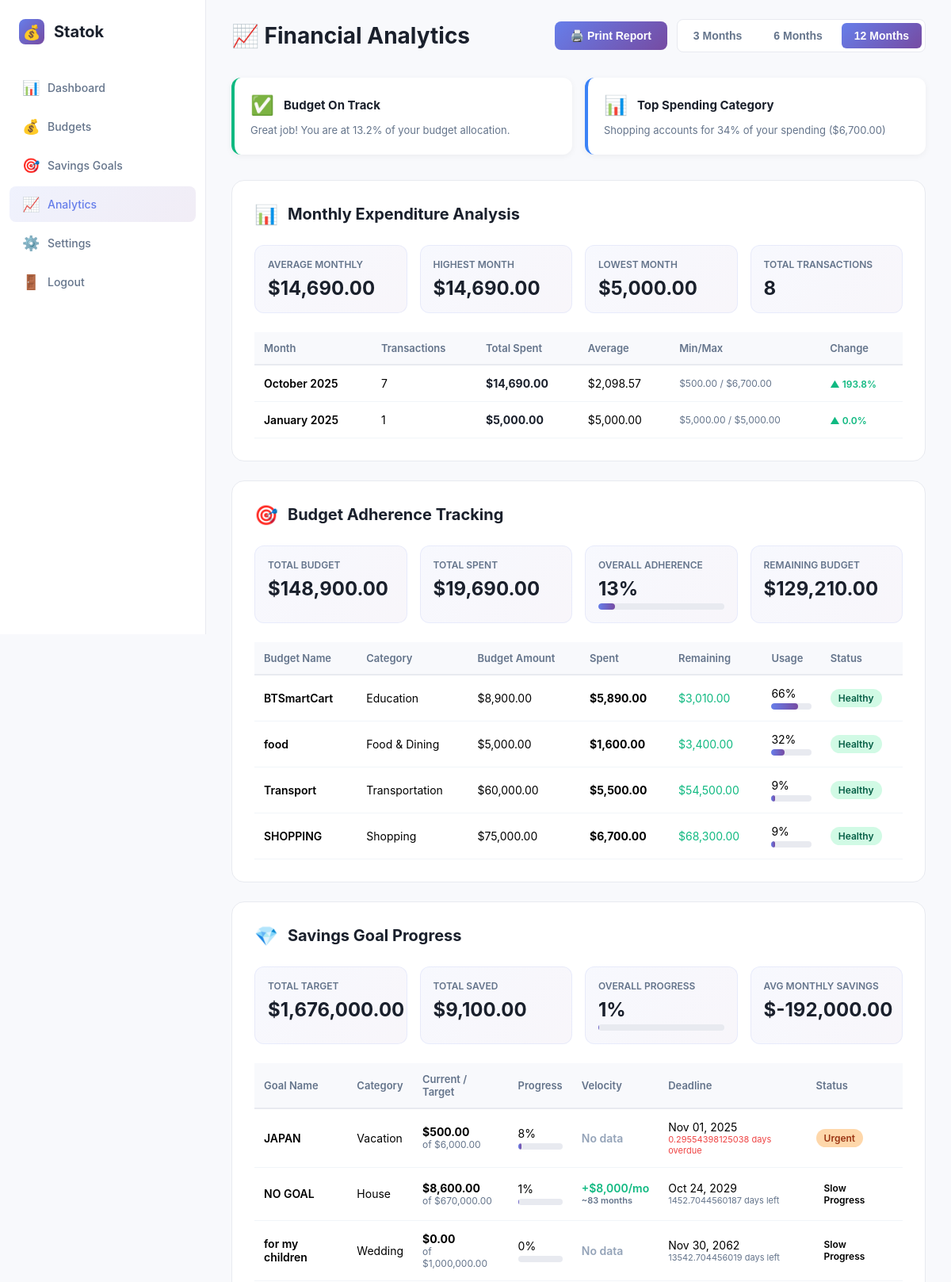
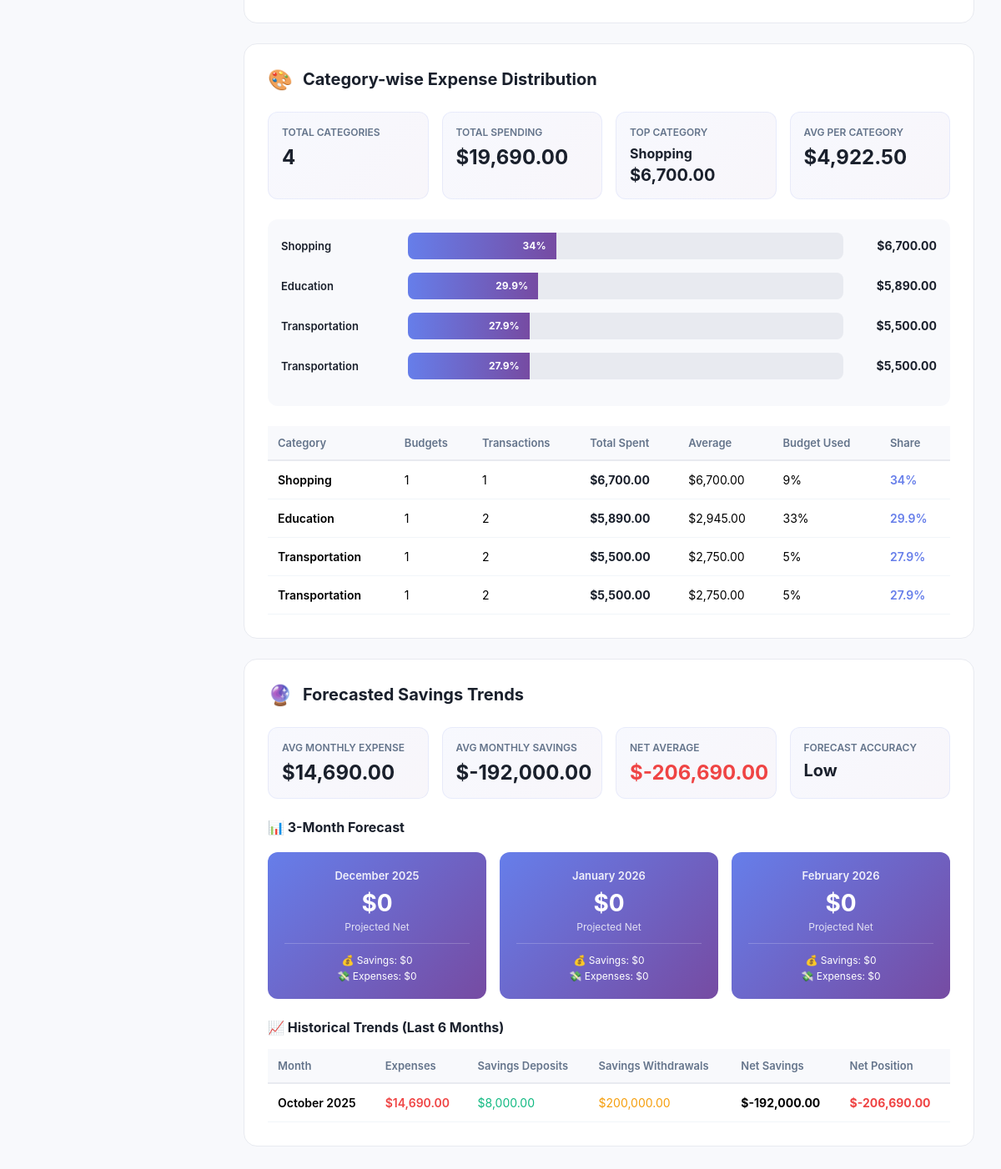
The page /public/nalytics.php (signed in) on the database its author committed (2 pictures, top to bottom).
### tables this page shows
CREATE TABLE budgets (
    id INTEGER PRIMARY KEY AUTOINCREMENT,
    name TEXT NOT NULL,
    category TEXT NOT NULL,
    budget_amount REAL NOT NULL,
    created_date TEXT NOT NULL
, user_id INTEGER DEFAULT 1);

CREATE TABLE savings_goals (
    id INTEGER PRIMARY KEY AUTOINCREMENT,
    user_id INTEGER NOT NULL,
    name TEXT NOT NULL,
    target_amount REAL NOT NULL,
    current_amount REAL DEFAULT 0,
    deadline TEXT,
    category TEXT NOT NULL,
    description TEXT,
    created_date TEXT NOT NULL,
    FOREIGN KEY (user_id) REFERENCES users(id) ON DELETE CASCADE
);

### public/nalytics.php (the view, shortened to what the rows shown need)
<?php
$user_id = $_SESSION['user_id'];
try {
    $db = new PDO('sqlite:' .__DIR__ . '/../db/database.db');
    $db->setAttribute(PDO::ATTR_ERRMODE, PDO::ERRMODE_EXCEPTION);
} catch(PDOException $e) {
    die("Connection failed: " . $e->getMessage());
}
$period = $_GET['period'] ?? '12';
$startDate = date('Y-m-d', strtotime("-$period months"));
$endDate = date('Y-m-d');
$monthlyExpenditure = $db->prepare("
    SELECT
        strftime('%Y-%m', e.date) as month,
        strftime('%Y', e.date) as year,
        strftime('%m', e.date) as month_num,
        COUNT(e.id) as transaction_count,
        SUM(e.amount) as total_spent,
        AVG(e.amount) as avg_transaction,
        MIN(e.amount) as min_transaction,
        MAX(e.amount) as max_transaction
    FROM expenses e
    INNER JOIN budgets b ON e.budget_id = b.id
    WHERE b.user_id = :uid
        AND e.date >= :start_date
        AND e.date <= :end_date
    GROUP BY strftime('%Y-%m', e.date)
    ORDER BY month DESC
");
$monthlyExpenditure->execute([
    ':uid' => $user_id,
    ':start_date' => $startDate,
    ':end_date' => $endDate
]);
$monthlyData = $monthlyExpenditure->fetchAll(PDO::FETCH_ASSOC);
$budgetAdherence = $db->prepare("
    SELECT
        b.id,
        b.name,
        b.category,
        b.budget_amount,
        COALESCE(SUM(e.amount), 0) as spent,
        b.budget_amount - COALESCE(SUM(e.amount), 0) as remaining,
        CASE
            WHEN COALESCE(SUM(e.amount), 0) = 0 THEN 0
            ELSE (COALESCE(SUM(e.amount), 0) / b.budget_amount) * 100
        END as usage_percentage,
        CASE
            WHEN COALESCE(SUM(e.amount), 0) > b.budget_amount THEN 'Over Budget'
            WHEN (COALESCE(SUM(e.amount), 0) / b.budget_amount) * 100 >= 90 THEN 'Critical'
            WHEN (COALESCE(SUM(e.amount), 0) / b.budget_amount) * 100 >= 75 THEN 'Warning'
            ELSE 'Healthy'
        END as status,
        COUNT(e.id) as expense_count
    FROM budgets b
    LEFT JOIN expenses e ON b.id = e.budget_id
        AND e.date >= :start_date
        AND e.date <= :end_date
    WHERE b.user_id = :uid
    GROUP BY b.id, b.name, b.category, b.budget_amount
    ORDER BY usage_percentage DESC
");
$budgetAdherence->execute([
    ':uid' => $user_id,
    ':start_date' => $startDate,
    ':end_date' => $endDate
]);
$adherenceData = $budgetAdherence->fetchAll(PDO::FETCH_ASSOC);
$savingsProgress = $db->prepare("
    SELECT
        sg.id,
        sg.name,
        sg.category,
        sg.target_amount,
        sg.current_amount,
        sg.deadline,
        sg.target_amount - sg.current_amount as remaining,
        CASE
            WHEN sg.target_amount = 0 THEN 0
            ELSE (sg.current_amount / sg.target_amount) * 100
        END as progress_percentage,
        CASE
            WHEN sg.current_amount >= sg.target_amount THEN 'Completed'
            WHEN sg.deadline IS NOT NULL AND date(sg.deadline) < date('now') THEN 'Overdue'
            WHEN sg.deadline IS NOT NULL AND julianday(sg.deadline) - julianday('now') <= 30 THEN 'Urgent'
            WHEN (sg.current_amount / sg.target_amount) * 100 >= 75 THEN 'On Track'
            WHEN (sg.current_amount / sg.target_amount) * 100 >= 50 THEN 'Moderate'
            ELSE 'Slow Progress'
        END as status,
        CASE
            WHEN sg.deadline IS NOT NULL THEN julianday(sg.deadline) - julianday('now')
            ELSE NULL
        END as days_remaining,
        (SELECT COUNT(*) FROM savings_transactions WHERE goal_id = sg.id) as transaction_count,
        (SELECT SUM(amount) FROM savings_transactions WHERE goal_id = sg.id AND transaction_type = 'deposit') as total_deposits,
        (SELECT SUM(amount) FROM savings_transactions WHERE goal_id = sg.id AND transaction_type = 'withdrawal') as total_withdrawals
    FROM savings_goals sg
    WHERE sg.user_id = :uid
    GROUP BY sg.id
    ORDER BY progress_percentage DESC, sg.deadline ASC
");
$savingsProgress->execute([':uid' => $user_id]);
$savingsData = $savingsProgress->fetchAll(PDO::FETCH_ASSOC);
$savingsVelocity = [];
foreach ($savingsData as $goal) {
    $monthlyQuery = $db->prepare("
        SELECT
            strftime('%Y-%m', date) as month,
            SUM(CASE WHEN transaction_type = 'deposit' THEN amount ELSE -amount END) as net_amount
        FROM savings_transactions
        WHERE goal_id = :gid
        GROUP BY strftime('%Y-%m', date)
        ORDER BY month DESC
        LIMIT 3
    ");
    $monthlyQuery->execute([':gid' => $goal['id']]);
    $monthlyContributions = $monthlyQuery->fetchAll(PDO::FETCH_ASSOC);
    if (count($monthlyContributions) > 0) {
        $avgMonthly = array_sum(array_column($monthlyContributions, 'net_amount')) / count($monthlyContributions);
        $savingsVelocity[$goal['id']] = $avgMonthly;
    } else {
        $savingsVelocity[$goal['id']] = 0;
    }
}
$categoryDistribution = $db->prepare("
    SELECT
        b.category,
        COUNT(DISTINCT b.id) as budget_count,
        COUNT(e.id) as transaction_count,
        SUM(e.amount) as total_spent,
        AVG(e.amount) as avg_expense,
        MIN(e.amount) as min_expense,
        MAX(e.amount) as max_expense,
        SUM(b.budget_amount) as total_budget,
        CASE
            WHEN SUM(b.budget_amount) = 0 THEN 0
            ELSE (SUM(e.amount) / SUM(b.budget_amount)) * 100
        END as budget_utilization,
        CASE
            WHEN COUNT(e.id) = 0 THEN 0
            ELSE SUM(e.amount)
        END as category_total
    FROM budgets b
    LEFT JOIN expenses e ON b.id = e.budget_id
        AND e.date >= :start_date
        AND e.date <= :end_date
    WHERE b.user_id = :uid
    GROUP BY b.category
    HAVING COUNT(e.id) > 0
    ORDER BY total_spent DESC
");
$categoryDistribution->execute([
    ':uid' => $user_id,
    ':start_date' => $startDate,
    ':end_date' => $endDate
]);
$categoryData = $categoryDistribution->fetchAll(PDO::FETCH_ASSOC);
$historicalTrends = $db->prepare("
    SELECT
        strftime('%Y-%m', e.date) as month,
        SUM(e.amount) as monthly_expenses
    FROM expenses e
    INNER JOIN budgets b ON e.budget_id = b.id
    WHERE b.user_id = :uid
        AND e.date >= :start_date
    GROUP BY strftime('%Y-%m', e.date)
    ORDER BY month ASC
");
$historicalTrends->execute([
    ':uid' => $user_id,
    ':start_date' => date('Y-m-d', strtotime('-6 months'))
]);
$trendData = $historicalTrends->fetchAll(PDO::FETCH_ASSOC);
$savingsTrends = $db->prepare("
    SELECT
        strftime('%Y-%m', st.date) as month,
        SUM(CASE WHEN st.transaction_type = 'deposit' THEN st.amount ELSE 0 END) as deposits,
        SUM(CASE WHEN st.transaction_type = 'withdrawal' THEN st.amount ELSE 0 END) as withdrawals,
        SUM(CASE WHEN st.transaction_type = 'deposit' THEN st.amount ELSE -st.amount END) as net_savings
    FROM savings_transactions st
    INNER JOIN savings_goals sg ON st.goal_id = sg.id
    WHERE sg.user_id = :uid
        AND st.date >= :start_date
    GROUP BY strftime('%Y-%m', st.date)
    ORDER BY month ASC
");
$savingsTrends->execute([
    ':uid' => $user_id,
    ':start_date' => date('Y-m-d', strtotime('-6 months'))
]);
$savingsTrendData = $savingsTrends->fetchAll(PDO::FETCH_ASSOC);
?>
<!DOCTYPE html>
<html lang="en">
<head>
</head>
<body>
    <main class="main-content">
        <div class="report-section">
            <?php if (count($monthlyData) > 0): ?>
            <table>
                <thead>
                    <tr>
                        <th>Month</th>
                        <th>Transactions</th>
                        <th>Total Spent</th>
                        <th>Average</th>
                        <th>Min/Max</th>
                        <th>Change</th>
                    </tr>
                </thead>
            </table>
            <?php endif; ?>
        </div>
        <div class="report-section">
            <?php if (count($adherenceData) > 0): ?>
            <table>
                <thead>
                    <tr>
                        <th>Budget Name</th>
                        <th>Category</th>
                        <th>Budget Amount</th>
                        <th>Spent</th>
                        <th>Remaining</th>
                        <th>Usage</th>
                        <th>Status</th>
                    </tr>
                </thead>
                <tbody>
                    <?php foreach ($adherenceData as $budget): ?>
                    <tr>
                        <td style="font-weight: 600;"><?php echo htmlspecialchars($budget['name']); ?></td>
                        <td><?php echo htmlspecialchars($budget['category']); ?></td>
                        <td>$<?php echo number_format($budget['budget_amount'], 2); ?></td>
                        <td style="font-weight: 700;">$<?php echo number_format($budget['spent'], 2); ?></td>
                        <td style="color: <?php echo $budget['remaining'] < 0 ? '#ef4444' : '#10b981'; ?>;">
                            $<?php echo number_format($budget['remaining'], 2); ?>
                        </td>
                        <td>
                            <?php echo round($budget['usage_percentage']); ?>%
                            <div class="progress-bar-container">
                                <div class="progress-bar-fill <?php echo $budget['usage_percentage'] > 100 ? 'over' : ''; ?>"
                                     style="width: <?php echo min($budget['usage_percentage'], 100); ?>%"></div>
                            </div>
                        </td>
                        <td>
                            <span class="status-badge status-<?php echo strtolower(str_replace(' ', '', $budget['status'])); ?>">
                                <?php echo $budget['status']; ?>
                            </span>
                        </td>
                    </tr>
                    <?php endforeach; ?>
                </tbody>
            </table>
            <?php endif; ?>
        </div>
        <div class="report-section">
            <?php if (count($savingsData) > 0):
            ?>
            <table>
                <thead>
                    <tr>
                        <th>Goal Name</th>
                        <th>Category</th>
                        <th>Current / Target</th>
                        <th>Progress</th>
                        <th>Velocity</th>
                        <th>Deadline</th>
                        <th>Status</th>
                    </tr>
                </thead>
                <tbody>
                    <?php foreach ($savingsData as $goal):
                        $velocity = $savingsVelocity[$goal['id']];
                        $monthsToGoal = $velocity > 0 ? ceil($goal['remaining'] / $velocity) : 0;
                    ?>
                    <tr>
                        <td style="font-weight: 600;"><?php echo htmlspecialchars($goal['name']); ?></td>
                        <td><?php echo htmlspecialchars($goal['category']); ?></td>
                        <td>
                            <div style="font-weight: 700;">$<?php echo number_format($goal['current_amount'], 2); ?></div>
                            <div style="font-size: 12px; color: #64748b;">of $<?php echo number_format($goal['target_amount'], 2); ?></div>
                        </td>
                        <td>
                            <?php echo round($goal['progress_percentage']); ?>%
                            <div class="progress-bar-container">
                                <div class="progress-bar-fill <?php echo $goal['progress_percentage'] >= 100 ? 'complete' : ''; ?>"
                                     style="width: <?php echo min($goal['progress_percentage'], 100); ?>%"></div>
                            </div>
                        </td>
                        <td style="color: #10b981; font-weight: 600;">
                            <?php if ($velocity > 0): ?>
                                +$<?php echo number_format($velocity, 0); ?>/mo
                                <div style="font-size: 11px; color: #64748b;">~<?php echo $monthsToGoal; ?> months</div>
                            <?php else: ?>
                                <span style="color: #94a3b8;">No data</span>
                            <?php endif; ?>
                        </td>
                        <td>
                            <?php if ($goal['deadline']): ?>
                                <?php echo date('M d, Y', strtotime($goal['deadline'])); ?>
                                <?php if ($goal['days_remaining'] !== null): ?>
                                    <div style="font-size: 11px; color: <?php echo $goal['days_remaining'] < 0 ? '#ef4444' : '#64748b'; ?>;">
                                        <?php echo abs($goal['days_remaining']); ?> days <?php echo $goal['days_remaining'] < 0 ? 'overdue' : 'left'; ?>
                                    </div>
                                <?php endif; ?>
                            <?php else: ?>
                                <span style="color: #94a3b8;">No deadline</span>
                            <?php endif; ?>
                        </td>
                        <td>
                            <span class="status-badge status-<?php echo strtolower(str_replace(' ', '', $goal['status'])); ?>">
                                <?php echo $goal['status']; ?>
                            </span>
                        </td>
                    </tr>
                    <?php endforeach; ?>
                </tbody>
            </table>
            <?php endif; ?>
        </div>
        <div class="report-section">
            <?php if (count($categoryData) > 0): ?>
            <table style="margin-top: 24px;">
                <thead>
                    <tr>
                        <th>Category</th>
                        <th>Budgets</th>
                        <th>Transactions</th>
                        <th>Total Spent</th>
                        <th>Average</th>
                        <th>Budget Used</th>
                        <th>Share</th>
                    </tr>
                </thead>
            </table>
            <?php endif; ?>
        </div>
        <div class="report-section">
            <?php if (count($trendData) > 0 || count($savingsTrendData) > 0): ?>
            <table>
                <thead>
                    <tr>
                        <th>Month</th>
                        <th>Expenses</th>
                        <th>Savings Deposits</th>
                        <th>Savings Withdrawals</th>
                        <th>Net Savings</th>
                        <th>Net Position</th>
                    </tr>
                </thead>
            </table>
            <?php endif; ?>
        </div>
    </main>
</body>
</html>

### rows shown on the page
budgets: name "BTSmartCart", category "Education", budget_amount "8,900.00", spent "5,890.00", remaining "3,010.00", usage_percentage "66", min($budget['usage_percentage'], 100) 66.179775280899 (drawn), status "Healthy"
budgets: name "food", category "Food & Dining", budget_amount "5,000.00", spent "1,600.00", remaining "3,400.00", usage_percentage "32", status "Healthy"
budgets: name "Transport", category "Transportation", budget_amount "60,000.00", spent "5,500.00", remaining "54,500.00", usage_percentage "9", min($budget['usage_percentage'], 100) 9.1666666666667 (drawn), status "Healthy"
budgets: name "SHOPPING", category "Shopping", budget_amount "75,000.00", spent "6,700.00", remaining "68,300.00", usage_percentage "9", min($budget['usage_percentage'], 100) 8.9333333333333 (drawn), status "Healthy"
savings_goals: name "JAPAN", category "Vacation", current_amount "500.00", target_amount "6,000.00", progress_percentage "8", min($goal['progress_percentage'], 100) 8.3333333333333 (drawn), shows "No data", deadline "Nov 01, 2025", days_remaining "0.29554398125038", shows "overdue", status "Urgent"
savings_goals: name "NO GOAL", category "House", current_amount "8,600.00", target_amount "670,000.00", progress_percentage "1", id "8,000", monthsToGoal "83", deadline "Oct 24, 2029", days_remaining "1452.7044560187", shows "left", status "Slow Progress"
savings_goals: name "for my children", category "Wedding", current_amount "0.00", target_amount "1,000,000.00", progress_percentage "0", shows "No data", deadline "Nov 30, 2062", days_remaining "13542.704456019", shows "left", status "Slow Progress"

### other values the page prints
$insight['icon'] "✅"
$insight['title'] "Budget On Track"
$insight['message'] "Great job! You are at 13.2% of your budget allocation."
$insight['icon'] "📊"
$insight['title'] "Top Spending Category"
$insight['message'] "Shopping accounts for 34% of your spending ($6,700.00)"
$avgMonthlyExpense "14,690.00"
max(array_column($monthlyData, 'total_spent')) "14,690.00"
min(array_column($monthlyData, 'total_spent')) "5,000.00"
array_sum(array_column($monthlyData, 'transaction_count')) "8"
$monthName "October 2025"
$month['transaction_count'] "7"
$month['total_spent'] "14,690.00"
$month['avg_transaction'] "2,098.57"
$month['min_transaction'] "500.00"
